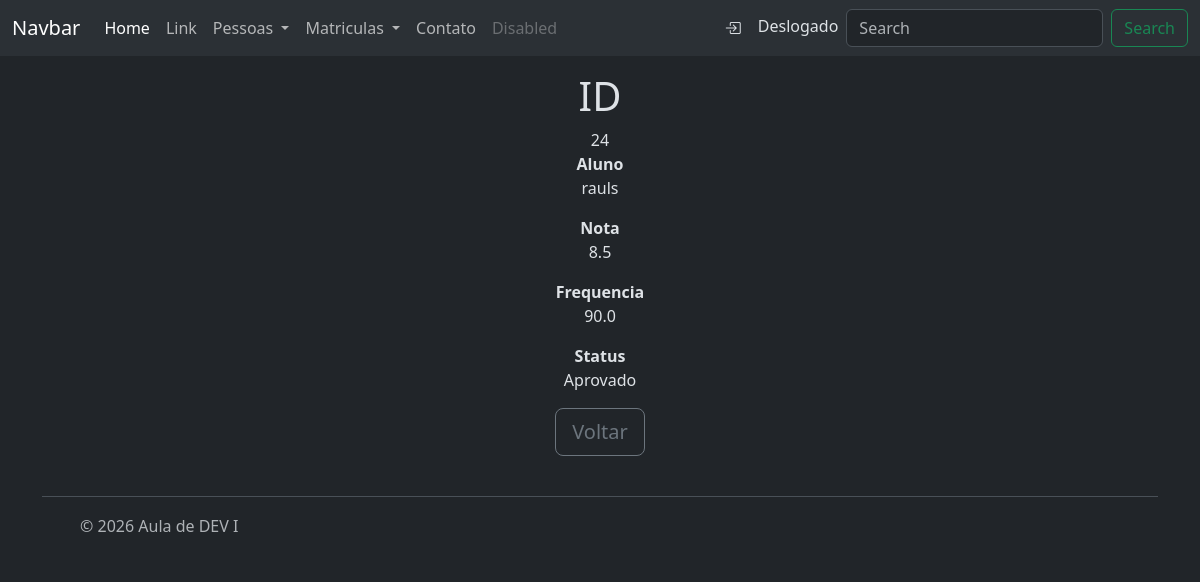
/relacionamentos/course/funcao/read/24, run on the app's committed database.
### relacionamentos/models/matricula.py (models this page shows, shortened)
class Matricula(BaseModel):
    data_matricula = models.DateField(
        verbose_name='Data de Matrícula',
        help_text='Digite a data de matrícula do aluno',
    )
    nota = models.FloatField(
        validators=[MinValueValidator(0.0), MaxValueValidator(10.0)],
        verbose_name='Nota',
        help_text='Digite a nota do aluno na disciplina',
    )
    frequencia = models.FloatField(
        verbose_name='Frequência',
        help_text='Digite a frequência do aluno na disciplina',
    )
    status = models.CharField(
        max_length=20,
        help_text='Digite o status da matrícula do aluno na disciplina',
        default=Status.MATRICULADO,
        choices=Status
    )
    aluno = models.ForeignKey(Aluno, on_delete=models.CASCADE, help_text='Selecione o aluno para a matrícula')
    disciplina = models.ForeignKey(Disciplina, on_delete=models.PROTECT, help_text='Selecione a disciplina para a matrícula')

### relacionamentos/models/pessoa.py (models this page shows, shortened)
class Pessoa(BaseModel):
    nome = models.CharField(max_length=100
                            , verbose_name='Nome'
                            , help_text='Insira o nome da pessoa'
                            , validators=[MinLengthValidator(5)])
    data_nascimento = models.DateField(verbose_name='Data de Nascimento'
                                      , help_text='Insira a data de nascimento da pessoa')
    cpf = models.CharField(max_length=11, unique=True
                           , validators=[MinLengthValidator(11), validacao_cpf]
                           , help_text='Insira o CPF da pessoa'
                           , verbose_name='CPF')
    def __str__(self):
        return self.nome

### relacionamentos/views/course.py (the view)
# urls.py: path("course/funcao/read/<int:id>", course.read, name="funcao_course_read"),
def read(request, id):
    course = Matricula.objects.get(id=id)
    contexto = {
        "matricula": course
    }
    return render(request,'course/read.html',contexto)

### relacionamentos/templates/course/read.html
{% extends "base.html" %}
{% block title %}
<h1>ID</h1>
{{matricula.id}}
{% endblock title %}
{% block content %}
<div class="content">
    <div>
        <strong>Aluno</strong><p>{{matricula.aluno}}</p>
        <strong>Nota</strong><p>{{matricula.nota}}</p>
        <strong>Frequencia</strong><p>{{matricula.frequencia}}</p>
        <strong>Status</strong><p>{{matricula.status}}</p>
    </div>
        <a class="btn btn-outline-secondary btn-lg" role='button' title='Detalhar' href="{% url 'relacionamentos:funcao_course_list' %}">
            Voltar
        </a>
</div>
{% endblock content %}

### data on the page
Matricula: id "24", aluno "rauls", nota "8.5", frequencia "90.0", status "Aprovado"
